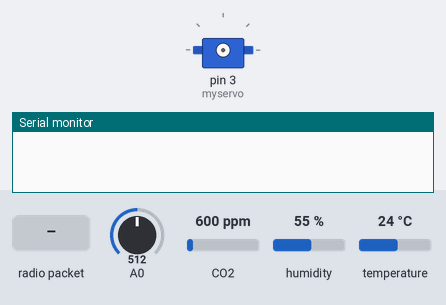
The sketch below on a simulated Arduino Uno, built with avr-gcc and run on an emulated ATmega328P. On the bench: servo, the last lines printed to the serial monitor. Inputs (shaded band) come from the test bench; at power-on: A0 = 512, CO2 600 ppm, humidity 55 %, temperature 24 °C. No radio packets arrive unless stated.

Above: at 1.2 s.
1.3 s: radio packet "Release" arrives
At 2.45 s:
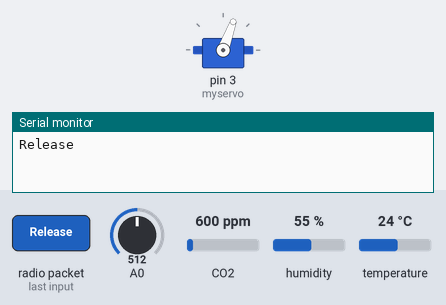
At 2.99 s:
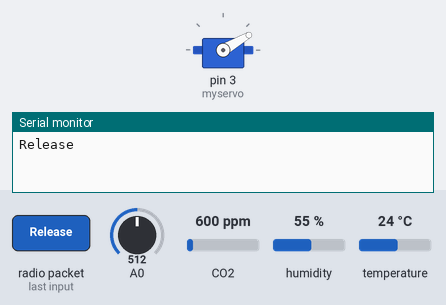
9.0 s: radio packet "Release" arrives
At 10.48 s:
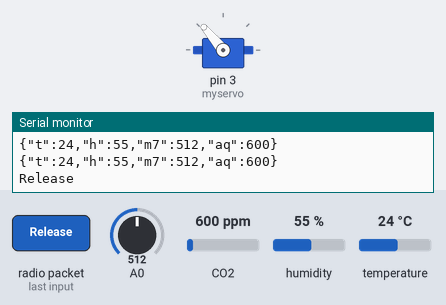
Timing chart, 0 to 12.2 s (numbered marks = the images above; inputs shaded):
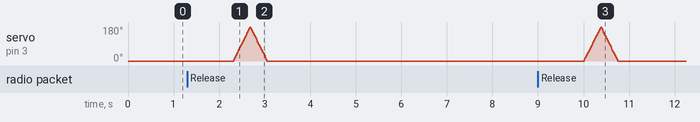

Measured:
- after the input at 1.3 s, servo on pin 3 (myservo): rises from 0° to 180° in 0.35 s, then falls to 0° in 0.38 s
- after the input at 9.0 s, servo on pin 3 (myservo): rises from 0° to 180° in 0.35 s, then falls to 0° in 0.38 s

The sketch:

TX.ino
```cpp
#include <SPI.h>
#include <LoRa.h>
#include <ArduinoJson.h>
#include <Servo.h>
#include "DHT.h"
#include <MQ135.h>


int period = 2000;
unsigned long time_now = 0;

#define ss 10
#define rst 9
#define dio0 8

#define DHTPIN 2
#define DHTTYPE DHT11


  //replace the LoRa.begin(---E-) argument with your location's frequency
  //433E6 for Asia
  //866E6 for Europe
  //915E6 for North America

#define Fband 433E6


Servo myservo;
DHT dht(DHTPIN, DHTTYPE);
MQ135 mq135_sensor(A1);

void setup() {
Serial.begin(9600);

 LoRa.setPins(ss, rst, dio0);
  while (!LoRa.begin(Fband)) {
    Serial.println(".");
    delay(500);
  }
  LoRa.setSyncWord(0xF3);
//   myservo.write(0);
   dht.begin();
//   myservo.detach();
//   pinMode(3,OUTPUT);
//   digitalWrite(3,LOW);
//   myservo.detach();
}

void loop() {

//Serial.print("T:");
//Serial.println(t);
  if (millis() >= time_now + period) {
    time_now += period;
    float h = dht.readHumidity();
float t = dht.readTemperature();
float mq7 = analogRead(A0);
float ppm =mq135_sensor.getCorrectedPPM(t, h);
    StaticJsonDocument<200> doc;
    doc["t"] = t;
    doc["h"] = h;
    doc["m7"] = mq7;
    doc["aq"] = (int)ppm;
    serializeJson(doc, Serial);
    Serial.println("");
    LoRa.beginPacket();
    serializeJson(doc, LoRa);
    LoRa.endPacket();
    }

 int packetSize = LoRa.parsePacket();
  if (packetSize) {
    while (LoRa.available()) {
      String RecData = LoRa.readString();
      if(RecData.indexOf("Release")!= -1){
      Serial.println(RecData);
      release_servo();
      digitalWrite(3,LOW);
      }
    }
  }


}

void release_servo(){
  myservo.attach(3);
  int pos = 0;
    for (pos = 0; pos <= 180; pos += 1) { // goes from 0 degrees to 180 degrees
    // in steps of 1 degree
    myservo.write(pos);              // tell servo to go to position in variable 'pos'
    delay(2);                       // waits 15 ms for the servo to reach the position
  }
  for (pos = 180; pos >= 0; pos -= 1) { // goes from 180 degrees to 0 degrees
    myservo.write(pos);              // tell servo to go to position in variable 'pos'
    delay(2);                       // waits 15 ms for the servo to reach the position
  }
  myservo.detach();
}
```
